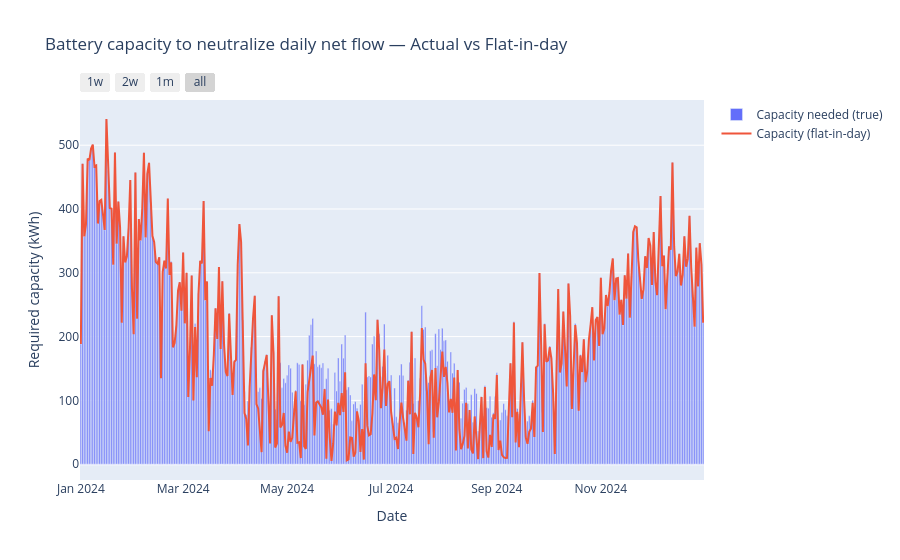
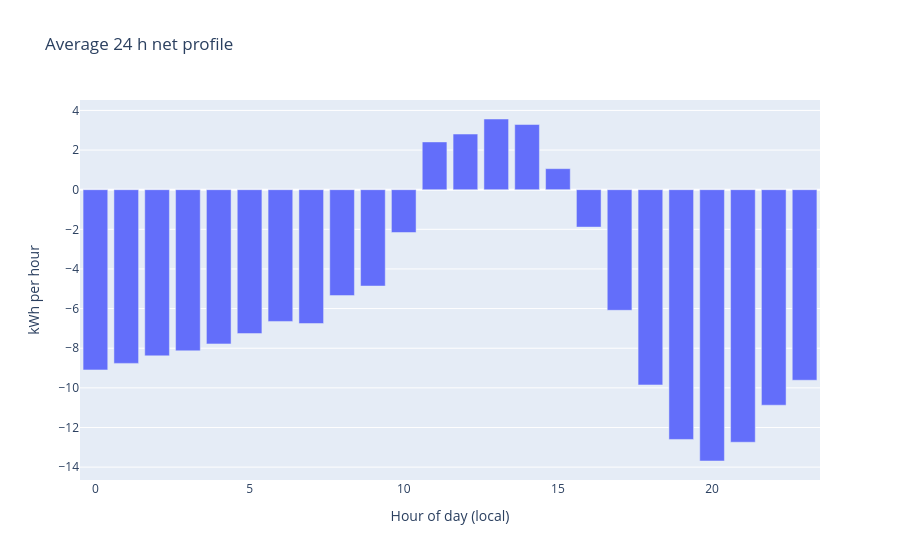

Notebook code cell kept with these figures, in order:
### Code cell
# Battery sizing realism test: Actual vs Flat-in-day net profile
# Uses existing: pd, np, go, TZ, systems
# Assumptions: 'Produktion' and 'El kWh' are kWh-per-interval (not cumulative).

# --- 0) Index → local-naive
t = pd.to_datetime(systems.index)
if getattr(t, "tz", None) is not None:
    t = t.tz_convert(TZ).tz_localize(None)
sys_ = systems.copy(); sys_.index = t

# --- 1) Columns -> per-interval net energy (kWh)
prod_col, grid_in_col = "Produktion", "El kWh"
if prod_col not in sys_.columns or grid_in_col not in sys_.columns:
    raise ValueError(f"Expected columns '{prod_col}' and '{grid_in_col}' in systems = {list(sys_.columns)}")

net_e = (sys_[prod_col] - sys_[grid_in_col]).rename("net_kWh")  # + surplus, - deficit

# --- 2) Battery sizing helper (per-day time series -> required capacity)
# Split round-trip efficiency η into charge/discharge: ηc = ηd = sqrt(ηrt)
def capacity_needed_kwh(e_series: pd.Series, eta_rt: float = 0.90) -> float:
    if e_series.empty:
        return 0.0
    eta = np.sqrt(eta_rt)
    soc = 0.0
    soc_min = 0.0
    soc_max = 0.0
    for e in e_series.values:
        if e >= 0:
            # charge; only a fraction lands in the battery
            soc += e * eta
        else:
            # discharge; battery must provide more due to losses
            soc += e / eta
        if soc < soc_min: soc_min = soc
        if soc > soc_max: soc_max = soc
    return float(soc_max - soc_min)  # kWh

# --- 3) Per-day comparison: actual vs flat
groups = net_e.groupby(net_e.index.normalize())  # one group per day
records = []
for day, g in groups:
    if len(g) < 2:
        continue
    true_cap = capacity_needed_kwh(g)
    flat_val = g.sum() / len(g)   # same daily energy, spread evenly
    flat_cap = capacity_needed_kwh(pd.Series(np.full(len(g), flat_val), index=g.index))
    ratio = (true_cap / flat_cap) if flat_cap > 0 else (np.inf if true_cap > 0 else 1.0)
    records.append({"day": day, "true_cap": true_cap, "flat_cap": flat_cap, "ratio_true_over_flat": ratio})

daily_caps = pd.DataFrame.from_records(records).set_index("day").sort_index()

# --- 4) Summary: is "flat day" acceptable?
# If ratio ≈ 1, flat is fine; >>1 means flat underestimates capacity.
if not daily_caps.empty:
    q = daily_caps["ratio_true_over_flat"].replace(np.inf, np.nan).dropna()
    msg = (
        f"Days analyzed: {len(daily_caps)}\n"
        f"Median capacity (true): {daily_caps['true_cap'].median():.2f} kWh\n"
        f"Median capacity (flat): {daily_caps['flat_cap'].median():.2f} kWh\n"
        f"Median ratio (true/flat): {q.median():.2f}\n"
        f"90th pct ratio: {q.quantile(0.90):.2f}\n"
    )
else:
    msg = "No daily data available."

print(msg)

# --- 5) Plot daily capacity needed (true) with weekly scan buttons
fig_weekly_cap = go.Figure()
fig_weekly_cap.add_bar(
    x=daily_caps.index, y=daily_caps["true_cap"].values, name="Capacity needed (true)"
)
fig_weekly_cap.add_scatter(
    x=daily_caps.index, y=daily_caps["flat_cap"].values, name="Capacity (flat-in-day)", mode="lines"
)
fig_weekly_cap.update_layout(
    title="Battery capacity to neutralize daily net flow — Actual vs Flat-in-day",
    xaxis=dict(
        title="Date",
        rangeselector=dict(buttons=[
            dict(count=7,  step="day", label="1w", stepmode="backward"),
            dict(count=14, step="day", label="2w", stepmode="backward"),
            dict(count=1,  step="month", label="1m", stepmode="backward"),
            dict(step="all")
        ]),
        rangeslider=dict(visible=False),
    ),
    yaxis=dict(title="Required capacity (kWh)"),
    hovermode="x unified",
    barmode="group"
)
fig_weekly_cap.show()
#fig_weekly_cap.write_html("plots/battery_cap_need.html")
# --- 6) 24h net profile (mean) to visualize intraday shape
hod_mean = net_e.groupby(net_e.index.hour).mean().reindex(range(24), fill_value=0.0)
fig_hod = go.Figure()
fig_hod.add_bar(x=np.arange(24), y=hod_mean.values, name="Mean net (kWh/h)")
fig_hod.update_layout(title="Average 24 h net profile", xaxis_title="Hour of day (local)", yaxis_title="kWh per hour")
fig_hod.show()
#fig_hod.write_html("plots/24h_net.html")
# --- 7) Quick takeaway in text (printed already). Rule-of-thumb:
# If median ratio ~ 1.0–1.2 → flat is OK; if >1.5 → flat underestimates capacity materially.

### Figure 1 — Plotly figure (JSON) as saved in the notebook; plotly's stock layout.template omitted (floating-point values rounded to 4 significant figures; data arrays with more than 128 entries replaced by an {"elided": "..."} marker saying what was removed)
{"data": [{"name": "Capacity needed (true)", "type": "bar", "x": {"elided": "366 str values"}, "y": {"elided": "366 float values"}}, {"mode": "lines", "name": "Capacity (flat-in-day)", "type": "scatter", "x": {"elided": "366 str values"}, "y": {"elided": "366 float values"}}], "layout": {"barmode": "group", "hovermode": "x unified", "title": {"text": "Battery capacity to neutralize daily net flow — Actual vs Flat-in-day"}, "xaxis": {"rangeselector": {"buttons": [{"count": 7, "label": "1w", "step": "day", "stepmode": "backward"}, {"count": 14, "label": "2w", "step": "day", "stepmode": "backward"}, {"count": 1, "label": "1m", "step": "month", "stepmode": "backward"}, {"step": "all"}]}, "rangeslider": {"visible": false}, "title": {"text": "Date"}}, "yaxis": {"title": {"text": "Required capacity (kWh)"}}}}

### Figure 2 — Plotly figure (JSON) as saved in the notebook; plotly's stock layout.template omitted (floating-point values rounded to 4 significant figures)
{"data": [{"name": "Mean net (kWh/h)", "type": "bar", "x": [0, 1, 2, 3, 4, 5, 6, 7, 8, 9, 10, 11, 12, 13, 14, 15, 16, 17, 18, 19, 20, 21, 22, 23], "y": [-9.095, -8.766, -8.386, -8.131, -7.782, -7.261, -6.649, -6.755, -5.345, -4.863, -2.161, 2.411, 2.808, 3.567, 3.288, 1.061, -1.889, -6.086, -9.853, -12.6, -13.69, -12.74, -10.87, -9.616]}], "layout": {"title": {"text": "Average 24 h net profile"}, "xaxis": {"title": {"text": "Hour of day (local)"}}, "yaxis": {"title": {"text": "kWh per hour"}}}}
